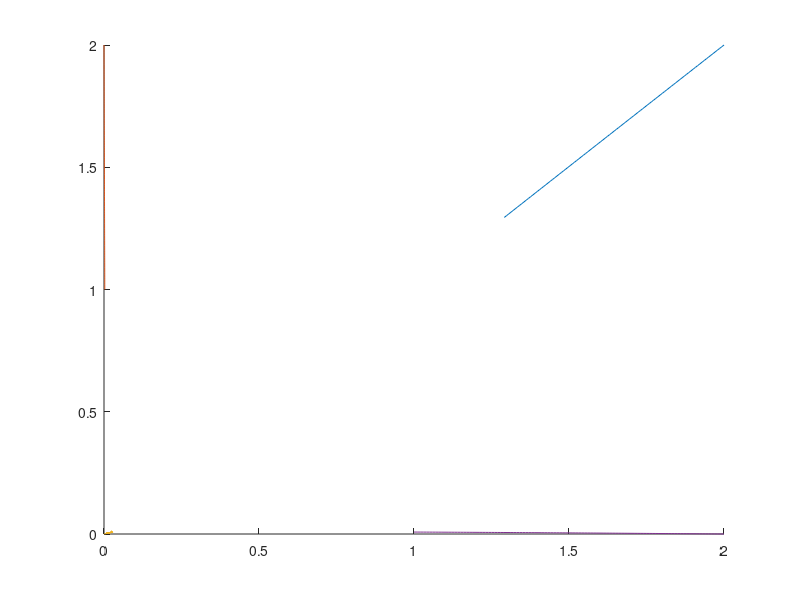

The MATLAB source for this figure:
s = 1;

t = 0;
h = 0.01;

numSteps = 100;

P_0 = [2,2];
P = zeros(2, numSteps + 1);
P(:,1) = P_0;

Q_0 = [0;2];
Q = zeros(2, numSteps + 1);
Q(:,1) = Q_0;

R_0 = [0;0];
R = zeros(2, numSteps + 1);
R(:,1) = R_0;

S_0 = [2;0];
S = zeros(2, numSteps + 1);
S(:,1) = S_0;





for i = 1:numSteps
  v = Q(:,i) - P(:,i);
  v = v/norm(v);
  temp_P = P(:,i) + (h/2) * v;
  v = (Q(:, i)*h + (h/2)) - temp_P;
  v = v/norm(v);
  P(:, i+1) = P(:,i) + h * v;
  
  
  v = R(:,i) - Q(:,i);
  v = v/norm(v);
  temp_Q = Q(:,i) + (h/2) * v;
  v = (R(:,i)*h +(h/2)) - temp_Q;
  v = v/norm(v);
  Q(:, i+1) = Q(:,i) + h * v;

  
  v = S(:,i) - R(:,i);
  v = v/norm(v);
  temp_R = R(:,i) + (h/2) * v;
  v = (S(:,i)*h +(h/2)) - temp_R;
  v = v/norm(v);
  R(:, i+1) = R(:,i) + h * v;


  v = P(:,i) - S(:,i);
  v = v/norm(v);
  temp_S = S(:,i) + (h/2) * v;
  v = (P(:,i)*h +(h/2)) - temp_S;
  v = v/norm(v);
  S(:, i+1) = S(:,i) + h * v;
endfor


hold on
plot(P(1,:),P(2,:))
plot(Q(1,:),Q(2,:))
plot(R(1,:),R(2,:))
plot(S(1,:),S(2,:))
hold off









